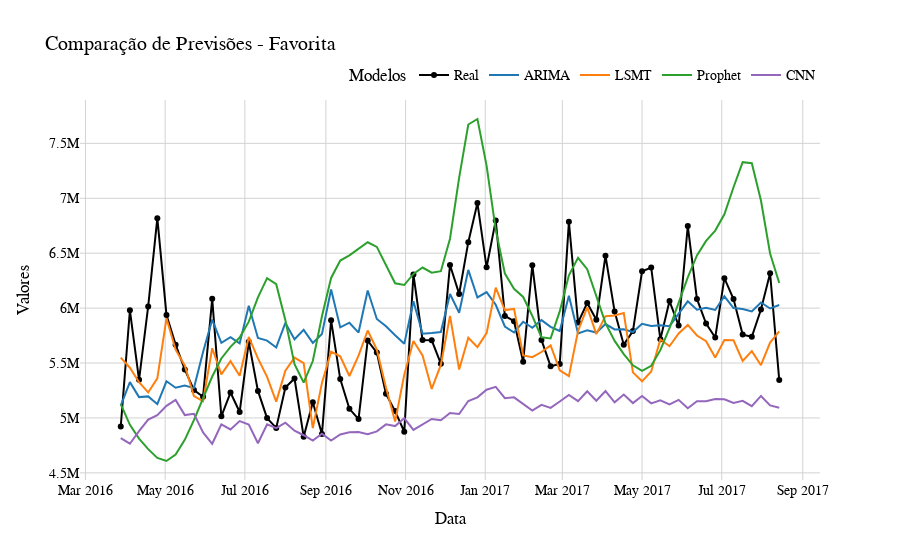

Here is the notebook cell this chart was saved with:
### Code cell
fig = go.Figure()

# Adiciona a linha para arima_df_favorita
fig.add_trace(go.Scatter(x=arima_df_favorita['Data'], y=arima_df_favorita['Real'], mode='lines+markers', name='Real', line=dict(color='black')))

fig.add_trace(go.Scatter(x=arima_df_favorita['Data'], y=arima_df_favorita['Previsto'], mode='lines', name='ARIMA', line=dict(color='#1f77b4')))

# Adiciona a linha para lsmt_df_favorita
fig.add_trace(go.Scatter(x=lsmt_df_favorita['Data'], y=lsmt_df_favorita['Previsto'], mode='lines', name='LSMT', line=dict(color='#ff7f0e')))

# Adiciona a linha para prophet_df_favorita
fig.add_trace(go.Scatter(x=prophet_df_favorita['Data'], y=prophet_df_favorita['Previsto'], mode='lines', name='Prophet', line=dict(color='#2ca02c')))


fig.add_trace(go.Scatter(x=cnn_df_favorita['Data'], y=cnn_df_favorita['Previsto'], mode='lines', name='CNN', line=dict(color='#9467bd')))

# Configurações do layout
fig.update_layout(
    title='Comparação de Previsões - Favorita',
    xaxis_title='Data',
    yaxis_title='Valores',
    template='plotly_white',
    font=dict(
        family="Arial, sans-serif",
        size=14,
        color="black"
    ),
    legend=dict(
        title="Modelos",
        orientation="h",
        yanchor="bottom",
        y=1.02,
        xanchor="right",
        x=1
    ),
    xaxis=dict(
        showgrid=True,
        gridwidth=1,
        gridcolor='LightGray'
    ),
    yaxis=dict(
        showgrid=True,
        gridwidth=1,
        gridcolor='LightGray'
    )
)

fig.show()
